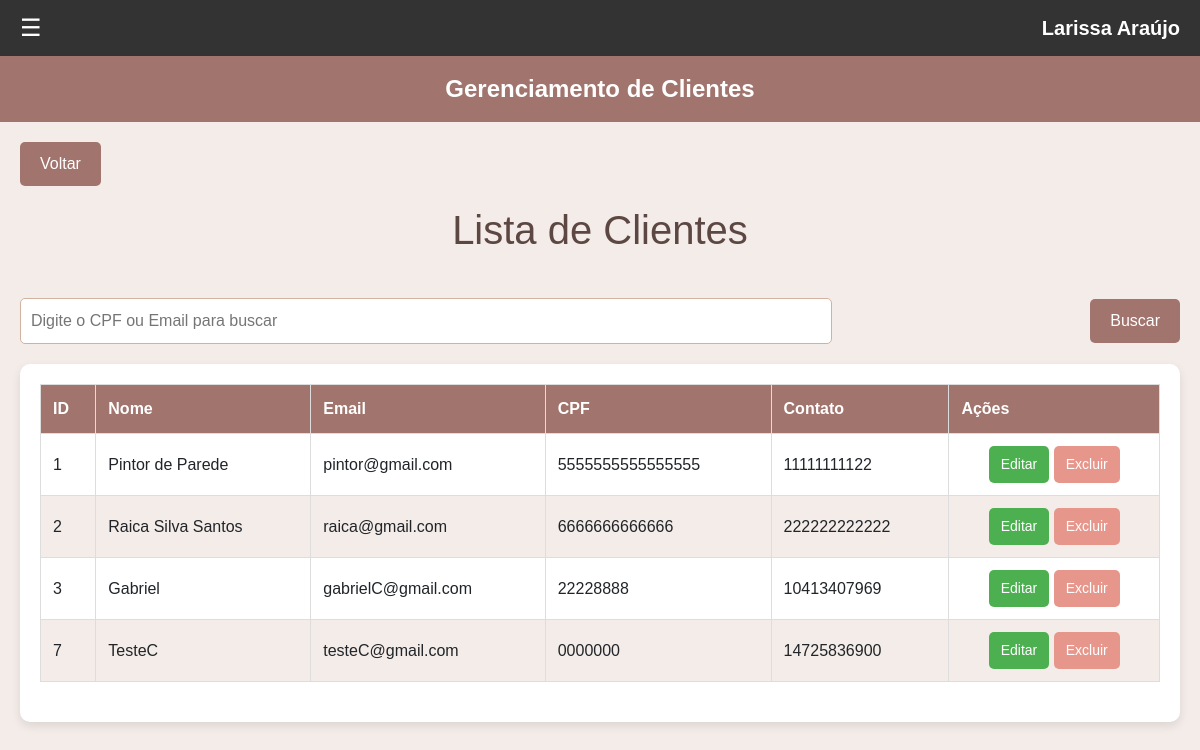
Page /adminClientes.php (signed in) on the committed database.
### tables this page shows
CREATE TABLE `clientes` (
  `idCliente` int(11) NOT NULL AUTO_INCREMENT,
  `nomeCliente` varchar(45) NOT NULL,
  `email` varchar(45) DEFAULT NULL,
  `senha` varchar(45) NOT NULL,
  `contatoCliente` mediumtext NOT NULL,
  `cpf` mediumtext NOT NULL,
  PRIMARY KEY (`idCliente`)
);

### adminClientes.php (the view, shortened to what this page needs)
<?php
    include_once("includes/conexao.php");
?>
<!DOCTYPE html>
<html lang="pt-br">
<head>
    <link href="https://cdn.jsdelivr.net/npm/bootstrap@5.3.3/dist/css/bootstrap.min.css" rel="stylesheet">
    <link rel="stylesheet" type="text/css" href="css/estilo_adminClientes.css">
</head>
<body>
     <?php
        include_once('includes/menuProfissional.php');
    ?>
    <header>Gerenciamento de Clientes</header>
    <div class="container">
        <a href="homeAdmin.php" class="back-button">Voltar</a>
        <h1>Lista de Clientes</h1>
        ?><br>
        <div class="search-container">
            <input type="text" id="searchInput" placeholder="Digite o CPF ou Email para buscar">
            <button onclick="search()">Buscar</button>
        </div>
        <div class="table-container">
            <table>
                <thead>
                    <tr>
                        <th>ID</th>
                        <th>Nome</th>
                        <th>Email</th>
                        <th>CPF</th>
                        <th>Contato</th>
                        <th>Ações</th>
                    </tr>
                </thead>
                <tbody id="clientTable">
                    <?php
                        if (!isset($_GET['nomeCliente'])) {
                            $sql = "SELECT * FROM clientes ORDER BY idCliente ASC";
                        }
                        $resultados = mysqli_query($conn, $sql);
                        while ($dados = mysqli_fetch_assoc($resultados)) {
                        echo '<tr>
                                <td>'.$dados['idCliente'].'</td>
                                <td>'.$dados['nomeCliente'].'</td>
                                <td>'.$dados['email'].'</td>
                                <td>'.$dados['contatoCliente'].'</td>
                                <td>'.$dados['cpf'].'</td>
                                <td style="text-align: center;">
                                    <a class="btn btn-edit" href="cadastrarCliente.php?idCliente='.$dados['idCliente'].'">Editar</a>
                                    <a href="#excluir" data-toggle="modal" data-target="#excluir_'.$dados['idCliente'].'" class= "btn btn-delete">Excluir</a>
                                </td>
                                </tr>';
                            }
                    ?>
                </tbody>
            </table>
        </div>
    </div>
</body>
</html>

### css/estilo_adminClientes.css (style rules this page uses)
body { font-family: Arial, sans-serif; margin: 0; padding: 0; background-color: #f4ece8; }
header { background-color: #a1746d; color: white; padding: 15px 20px; text-align: center; font-size: 24px; font-weight: bold; }
.container { padding: 20px; max-width: 1200px; margin: 0 auto; }
h1 { text-align: center; margin-bottom: 20px; color: #5c4742; }
.search-container { display: flex; justify-content: space-between; align-items: center; margin-bottom: 20px; }
.search-container input { padding: 10px; font-size: 16px; width: 70%; border: 1px solid #d3b1a1; border-radius: 5px; }
.search-container button { padding: 10px 20px; font-size: 16px; background-color: #a1746d; color: white; border: none; border-radius: 5px; cursor: pointer; }
.table-container { background-color: white; border-radius: 10px; box-shadow: 0 4px 10px rgba(0, 0, 0, 0.1); padding: 20px; overflow-x: auto; }
table { width: 100%; border-collapse: collapse; margin-bottom: 20px; }
th, td { padding: 12px; text-align: left; border: 1px solid #ddd; }
th { background-color: #a1746d; color: white; }
tr:nth-child(even) { background-color: #f4ece8; }
.btn { padding: 8px 12px; font-size: 14px; border: none; border-radius: 5px; cursor: pointer; }
.btn-edit { background-color: #4CAF50; color: white; }
.btn-delete { background-color: #e7968b; color: white; }
.back-button { display: inline-block; margin-bottom: 20px; padding: 10px 20px; background-color: #a1746d; color: white; text-decoration: none; border-radius: 5px; }

### includes/menuProfissional.php (style rules this page uses)
body { font-family: Arial, sans-serif; margin: 0; padding: 0; }

### rows in the picture
clientes: idCliente "1", nomeCliente "Pintor de Parede", email "pintor@gmail.com", contatoCliente "5555555555555555", cpf "11111111122"
clientes: idCliente "2", nomeCliente "Raica Silva Santos", email "raica@gmail.com", contatoCliente "6666666666666", cpf "222222222222"
clientes: idCliente "3", nomeCliente "Gabriel", email "gabrielC@gmail.com", contatoCliente "22228888", cpf "10413407969"
clientes: idCliente "7", nomeCliente "TesteC", email "testeC@gmail.com", contatoCliente "0000000", cpf "14725836900"
